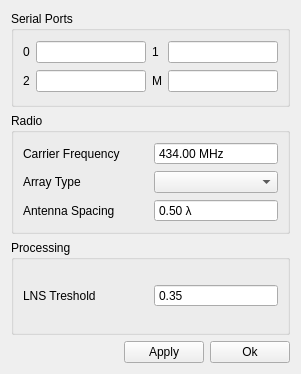
<?xml version="1.0" encoding="UTF-8"?>
<ui version="4.0">
 <class>SettingsDialog</class>
 <widget class="QWidget" name="SettingsDialog">
  <property name="geometry">
   <rect>
    <x>0</x>
    <y>0</y>
    <width>301</width>
    <height>374</height>
   </rect>
  </property>
  <property name="windowTitle">
   <string>Form</string>
  </property>
  <layout class="QGridLayout" name="gridLayout">
   <item row="3" column="2">
    <widget class="QPushButton" name="pushButtonOk">
     <property name="text">
      <string>Ok</string>
     </property>
    </widget>
   </item>
   <item row="3" column="0">
    <spacer name="horizontalSpacer">
     <property name="orientation">
      <enum>Qt::Orientation::Horizontal</enum>
     </property>
     <property name="sizeHint" stdset="0">
      <size>
       <width>40</width>
       <height>20</height>
      </size>
     </property>
    </spacer>
   </item>
   <item row="1" column="0" colspan="3">
    <widget class="QGroupBox" name="groupBox">
     <property name="title">
      <string>Radio</string>
     </property>
     <layout class="QGridLayout" name="gridLayout_2">
      <item row="1" column="1">
       <widget class="QComboBox" name="comboBoxArrayType"/>
      </item>
      <item row="0" column="0">
       <widget class="QLabel" name="label">
        <property name="text">
         <string>Carrier Frequency</string>
        </property>
       </widget>
      </item>
      <item row="0" column="1">
       <widget class="QDoubleSpinBox" name="doubleSpinBoxFrequency">
        <property name="buttonSymbols">
         <enum>QAbstractSpinBox::ButtonSymbols::NoButtons</enum>
        </property>
        <property name="suffix">
         <string> MHz</string>
        </property>
        <property name="maximum">
         <double>99999999.000000000000000</double>
        </property>
        <property name="value">
         <double>434.000000000000000</double>
        </property>
       </widget>
      </item>
      <item row="3" column="0">
       <widget class="QLabel" name="label_3">
        <property name="text">
         <string>Antenna Spacing</string>
        </property>
       </widget>
      </item>
      <item row="1" column="0">
       <widget class="QLabel" name="label_2">
        <property name="text">
         <string>Array Type</string>
        </property>
       </widget>
      </item>
      <item row="3" column="1">
       <widget class="QDoubleSpinBox" name="doubleSpinBoxDLambda">
        <property name="buttonSymbols">
         <enum>QAbstractSpinBox::ButtonSymbols::NoButtons</enum>
        </property>
        <property name="suffix">
         <string> λ</string>
        </property>
        <property name="minimum">
         <double>0.010000000000000</double>
        </property>
        <property name="maximum">
         <double>0.500000000000000</double>
        </property>
        <property name="value">
         <double>0.500000000000000</double>
        </property>
       </widget>
      </item>
     </layout>
    </widget>
   </item>
   <item row="3" column="1">
    <widget class="QPushButton" name="pushButtonApply">
     <property name="text">
      <string>Apply</string>
     </property>
    </widget>
   </item>
   <item row="2" column="0" colspan="3">
    <widget class="QGroupBox" name="groupBox_2">
     <property name="title">
      <string>Processing</string>
     </property>
     <layout class="QGridLayout" name="gridLayout_3">
      <item row="0" column="0">
       <widget class="QLabel" name="label_4">
        <property name="text">
         <string>LNS Treshold</string>
        </property>
       </widget>
      </item>
      <item row="0" column="1">
       <widget class="QDoubleSpinBox" name="doubleSpinBoxLns">
        <property name="buttonSymbols">
         <enum>QAbstractSpinBox::ButtonSymbols::NoButtons</enum>
        </property>
        <property name="value">
         <double>0.350000000000000</double>
        </property>
       </widget>
      </item>
     </layout>
    </widget>
   </item>
   <item row="0" column="0" colspan="3">
    <widget class="QGroupBox" name="groupBox_3">
     <property name="title">
      <string>Serial Ports</string>
     </property>
     <layout class="QGridLayout" name="gridLayout_4">
      <item row="0" column="1">
       <widget class="QLineEdit" name="lineEdit_1"/>
      </item>
      <item row="1" column="3">
       <widget class="QLineEdit" name="lineEdit_4"/>
      </item>
      <item row="1" column="1">
       <widget class="QLineEdit" name="lineEdit_3"/>
      </item>
      <item row="0" column="3">
       <widget class="QLineEdit" name="lineEdit_2"/>
      </item>
      <item row="0" column="0">
       <widget class="QLabel" name="label_5">
        <property name="text">
         <string>0</string>
        </property>
       </widget>
      </item>
      <item row="1" column="0">
       <widget class="QLabel" name="label_6">
        <property name="text">
         <string>2</string>
        </property>
       </widget>
      </item>
      <item row="0" column="2">
       <widget class="QLabel" name="label_7">
        <property name="text">
         <string>1</string>
        </property>
       </widget>
      </item>
      <item row="1" column="2">
       <widget class="QLabel" name="label_8">
        <property name="text">
         <string>M</string>
        </property>
       </widget>
      </item>
     </layout>
    </widget>
   </item>
  </layout>
 </widget>
 <resources/>
 <connections/>
</ui>
